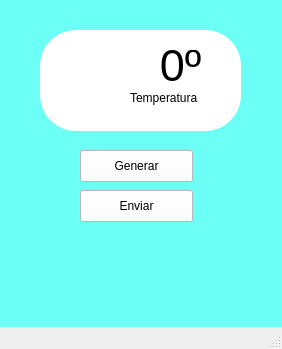
<?xml version="1.0" encoding="UTF-8"?>
<ui version="4.0">
 <class>MainWindow</class>
 <widget class="QMainWindow" name="MainWindow">
  <property name="geometry">
   <rect>
    <x>0</x>
    <y>0</y>
    <width>282</width>
    <height>349</height>
   </rect>
  </property>
  <property name="windowTitle">
   <string>MainWindow</string>
  </property>
  <property name="styleSheet">
   <string notr="true">QWidget#centralwidget{
background-color: rgb(107, 255, 245);
}</string>
  </property>
  <widget class="QWidget" name="centralwidget">
   <widget class="QPushButton" name="pushButton">
    <property name="geometry">
     <rect>
      <x>80</x>
      <y>150</y>
      <width>113</width>
      <height>32</height>
     </rect>
    </property>
    <property name="styleSheet">
     <string notr="true">background-color: rgb(255, 255, 255);
color: rgb(0, 0, 0);</string>
    </property>
    <property name="text">
     <string>Generar</string>
    </property>
   </widget>
   <widget class="QPushButton" name="pushButton_2">
    <property name="geometry">
     <rect>
      <x>80</x>
      <y>190</y>
      <width>113</width>
      <height>32</height>
     </rect>
    </property>
    <property name="styleSheet">
     <string notr="true">background-color: rgb(255, 255, 255);
color: rgb(0, 0, 0);</string>
    </property>
    <property name="text">
     <string>Enviar</string>
    </property>
   </widget>
   <widget class="QFrame" name="frame">
    <property name="geometry">
     <rect>
      <x>40</x>
      <y>30</y>
      <width>201</width>
      <height>101</height>
     </rect>
    </property>
    <property name="styleSheet">
     <string notr="true">background-color: rgb(255, 255, 255);
border-radius:36px;</string>
    </property>
    <property name="frameShape">
     <enum>QFrame::StyledPanel</enum>
    </property>
    <property name="frameShadow">
     <enum>QFrame::Raised</enum>
    </property>
    <widget class="QLabel" name="label_3">
     <property name="geometry">
      <rect>
       <x>10</x>
       <y>20</y>
       <width>71</width>
       <height>61</height>
      </rect>
     </property>
     <property name="text">
      <string/>
     </property>
     <property name="pixmap">
      <pixmap>temperatura.png</pixmap>
     </property>
    </widget>
    <widget class="QLabel" name="label">
     <property name="geometry">
      <rect>
       <x>90</x>
       <y>20</y>
       <width>101</width>
       <height>31</height>
      </rect>
     </property>
     <property name="font">
      <font>
       <pointsize>34</pointsize>
      </font>
     </property>
     <property name="styleSheet">
      <string notr="true">color: rgb(0, 0, 0);</string>
     </property>
     <property name="text">
      <string>0º</string>
     </property>
     <property name="alignment">
      <set>Qt::AlignCenter</set>
     </property>
    </widget>
    <widget class="QLabel" name="label_2">
     <property name="geometry">
      <rect>
       <x>90</x>
       <y>60</y>
       <width>81</width>
       <height>16</height>
      </rect>
     </property>
     <property name="styleSheet">
      <string notr="true">color: rgb(0, 0, 0);</string>
     </property>
     <property name="text">
      <string>Temperatura</string>
     </property>
    </widget>
   </widget>
  </widget>
  <widget class="QMenuBar" name="menubar">
   <property name="geometry">
    <rect>
     <x>0</x>
     <y>0</y>
     <width>282</width>
     <height>24</height>
    </rect>
   </property>
  </widget>
  <widget class="QStatusBar" name="statusbar"/>
 </widget>
 <resources/>
 <connections/>
</ui>
